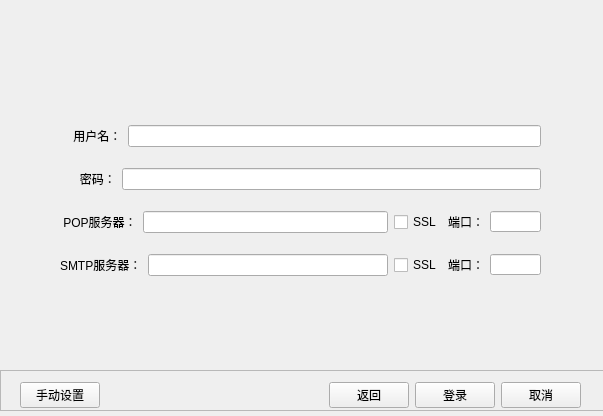
<?xml version="1.0" encoding="UTF-8"?>
<ui version="4.0">
 <class>AccountDialog</class>
 <widget class="QMainWindow" name="AccountDialog">
  <property name="geometry">
   <rect>
    <x>0</x>
    <y>0</y>
    <width>603</width>
    <height>416</height>
   </rect>
  </property>
  <property name="sizePolicy">
   <sizepolicy hsizetype="Fixed" vsizetype="Fixed">
    <horstretch>0</horstretch>
    <verstretch>0</verstretch>
   </sizepolicy>
  </property>
  <property name="minimumSize">
   <size>
    <width>424</width>
    <height>165</height>
   </size>
  </property>
  <property name="mouseTracking">
   <bool>true</bool>
  </property>
  <property name="windowTitle">
   <string>MainWindow</string>
  </property>
  <widget class="QWidget" name="centralwidget">
   <widget class="QFrame" name="frame">
    <property name="geometry">
     <rect>
      <x>0</x>
      <y>370</y>
      <width>611</width>
      <height>41</height>
     </rect>
    </property>
    <property name="styleSheet">
     <string notr="true">border-color: rgb(225, 255, 251);</string>
    </property>
    <property name="frameShape">
     <enum>QFrame::StyledPanel</enum>
    </property>
    <property name="frameShadow">
     <enum>QFrame::Raised</enum>
    </property>
    <widget class="QWidget" name="layoutWidget">
     <property name="geometry">
      <rect>
       <x>20</x>
       <y>10</y>
       <width>561</width>
       <height>30</height>
      </rect>
     </property>
     <layout class="QHBoxLayout" name="horizontalLayout_5">
      <item>
       <widget class="QPushButton" name="SetButton">
        <property name="text">
         <string>手动设置</string>
        </property>
       </widget>
      </item>
      <item>
       <spacer name="horizontalSpacer">
        <property name="orientation">
         <enum>Qt::Horizontal</enum>
        </property>
        <property name="sizeHint" stdset="0">
         <size>
          <width>40</width>
          <height>20</height>
         </size>
        </property>
       </spacer>
      </item>
      <item>
       <widget class="QPushButton" name="ReturnButton">
        <property name="text">
         <string>返回</string>
        </property>
       </widget>
      </item>
      <item>
       <widget class="QPushButton" name="loginButton">
        <property name="text">
         <string>登录</string>
        </property>
        <property name="shortcut">
         <string>Enter</string>
        </property>
        <property name="autoRepeat">
         <bool>false</bool>
        </property>
       </widget>
      </item>
      <item>
       <widget class="QPushButton" name="cancelButton">
        <property name="text">
         <string>取消</string>
        </property>
        <property name="shortcut">
         <string>Esc</string>
        </property>
       </widget>
      </item>
     </layout>
    </widget>
   </widget>
   <widget class="QWidget" name="layoutWidget">
    <property name="geometry">
     <rect>
      <x>60</x>
      <y>110</y>
      <width>481</width>
      <height>181</height>
     </rect>
    </property>
    <layout class="QVBoxLayout" name="verticalLayout">
     <item>
      <layout class="QHBoxLayout" name="horizontalLayout_3">
       <item>
        <widget class="QLabel" name="labeluserSet">
         <property name="text">
          <string>    用户名：</string>
         </property>
        </widget>
       </item>
       <item>
        <widget class="QLineEdit" name="txtuser">
         <property name="sizePolicy">
          <sizepolicy hsizetype="Expanding" vsizetype="Fixed">
           <horstretch>0</horstretch>
           <verstretch>0</verstretch>
          </sizepolicy>
         </property>
        </widget>
       </item>
      </layout>
     </item>
     <item>
      <layout class="QHBoxLayout" name="horizontalLayout_4">
       <item>
        <widget class="QLabel" name="labelpasswordSet">
         <property name="text">
          <string>      密码：</string>
         </property>
        </widget>
       </item>
       <item>
        <widget class="QLineEdit" name="txtpassword">
         <property name="echoMode">
          <enum>QLineEdit::Password</enum>
         </property>
        </widget>
       </item>
      </layout>
     </item>
     <item>
      <layout class="QHBoxLayout" name="horizontalLayout_2">
       <item>
        <widget class="QLabel" name="poplabel">
         <property name="text">
          <string> POP服务器：</string>
         </property>
        </widget>
       </item>
       <item>
        <widget class="QLineEdit" name="txtpopserver"/>
       </item>
       <item>
        <widget class="QCheckBox" name="checkSSLpop">
         <property name="text">
          <string>SSL</string>
         </property>
        </widget>
       </item>
       <item>
        <widget class="QLabel" name="popportlabel">
         <property name="text">
          <string>端口：</string>
         </property>
        </widget>
       </item>
       <item>
        <widget class="QLineEdit" name="popportEdit">
         <property name="sizePolicy">
          <sizepolicy hsizetype="Fixed" vsizetype="Fixed">
           <horstretch>0</horstretch>
           <verstretch>0</verstretch>
          </sizepolicy>
         </property>
         <property name="maximumSize">
          <size>
           <width>51</width>
           <height>21</height>
          </size>
         </property>
        </widget>
       </item>
      </layout>
     </item>
     <item>
      <layout class="QHBoxLayout" name="horizontalLayout">
       <item>
        <widget class="QLabel" name="smtplabel">
         <property name="text">
          <string>SMTP服务器：</string>
         </property>
        </widget>
       </item>
       <item>
        <widget class="QLineEdit" name="txtsmtpserver"/>
       </item>
       <item>
        <widget class="QCheckBox" name="checkSSLsmtp">
         <property name="text">
          <string>SSL</string>
         </property>
        </widget>
       </item>
       <item>
        <widget class="QLabel" name="smtpportlabel">
         <property name="text">
          <string>端口：</string>
         </property>
        </widget>
       </item>
       <item>
        <widget class="QLineEdit" name="smtpportEdit">
         <property name="sizePolicy">
          <sizepolicy hsizetype="Fixed" vsizetype="Fixed">
           <horstretch>0</horstretch>
           <verstretch>0</verstretch>
          </sizepolicy>
         </property>
         <property name="maximumSize">
          <size>
           <width>51</width>
           <height>21</height>
          </size>
         </property>
        </widget>
       </item>
      </layout>
     </item>
    </layout>
   </widget>
  </widget>
 </widget>
 <resources/>
 <connections>
  <connection>
   <sender>loginButton</sender>
   <signal>clicked()</signal>
   <receiver>AccountDialog</receiver>
   <slot>onLogin()</slot>
   <hints>
    <hint type="sourcelabel">
     <x>479</x>
     <y>381</y>
    </hint>
    <hint type="destinationlabel">
     <x>130</x>
     <y>131</y>
    </hint>
   </hints>
  </connection>
  <connection>
   <sender>cancelButton</sender>
   <signal>clicked()</signal>
   <receiver>AccountDialog</receiver>
   <slot>onCancel()</slot>
   <hints>
    <hint type="sourcelabel">
     <x>579</x>
     <y>381</y>
    </hint>
    <hint type="destinationlabel">
     <x>342</x>
     <y>148</y>
    </hint>
   </hints>
  </connection>
  <connection>
   <sender>SetButton</sender>
   <signal>clicked()</signal>
   <receiver>AccountDialog</receiver>
   <slot>showManualSet()</slot>
   <hints>
    <hint type="sourcelabel">
     <x>66</x>
     <y>399</y>
    </hint>
    <hint type="destinationlabel">
     <x>123</x>
     <y>327</y>
    </hint>
   </hints>
  </connection>
  <connection>
   <sender>ReturnButton</sender>
   <signal>clicked()</signal>
   <receiver>AccountDialog</receiver>
   <slot>hideManualSet()</slot>
   <hints>
    <hint type="sourcelabel">
     <x>346</x>
     <y>391</y>
    </hint>
    <hint type="destinationlabel">
     <x>336</x>
     <y>340</y>
    </hint>
   </hints>
  </connection>
 </connections>
 <slots>
  <slot>onLogin()</slot>
  <slot>onCancel()</slot>
  <slot>hideManualSet()</slot>
  <slot>showManualSet()</slot>
  <slot>onSetpopSLL()</slot>
  <slot>onSetsmtpSSL()</slot>
 </slots>
</ui>
